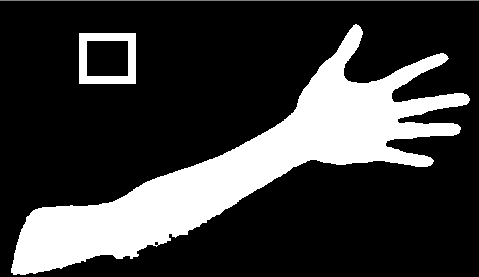
//> input picture FromBook-Opencv算法精解/9.4轮廓-查找绘制轮廓/9.4轮廓-查找绘制轮廓/contours.png, 479 x 277 px
$ ./main   (built with g++ and OpenCV 4)
//> lines starting //> are read from the running program, lines starting //| are printed output that depends on the picture; after the words box and inside, x2 and y2 are one past the last pixel; in counts of white or black regions, pixels touching at a corner belong together
#include<opencv2\core\core.hpp>
#include<opencv2\highgui\highgui.hpp>
#include<opencv2\imgproc\imgproc.hpp>
#include<iostream>

using namespace std;
using namespace cv;

int main(int argc, char** argv)
{
	Mat src = imread("contours.png",0);
//> src is the input picture: 277 rows x 479 cols, CV_8UC1; min 0, max 255, mean 58.7

	Mat dst = Mat::zeros(src.rows, src.cols, CV_8UC3);

	src = src > 1;
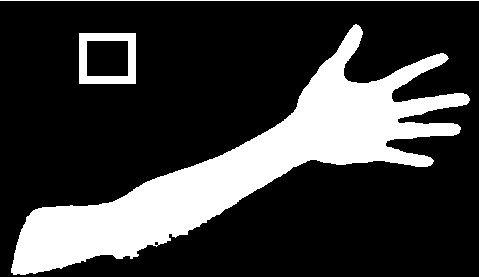
//> src: 277 rows x 479 cols, CV_8UC1; 23.2% white; 3 white regions
	namedWindow("Source", 1);
	imshow("Source", src);

	//一个轮廓是点的集合，vector<Point>,而contours存放的是轮廓，即其是轮廓的集合，就是vector<vector<Point> >类型
	vector<vector<Point> > contours;
	vector<Vec4i> hierarchy;


	//找到二值化图的边缘轮廓，轮廓集合放在contours，各个轮廓之间的层级关系放在hierarchy
	//第三个参数是提取轮廓的模式:
	/*
cv::RETR_EXTERNAL：表示只提取最外面的轮廓；
cv::RETR_LIST：表示提取所有轮廓并将其放入列表；全部在同一级
cv::RETR_CCOMP:表示提取所有轮廓并将组织成一个两层结构，其中顶层轮廓是外部轮廓，第二层轮廓是“洞”的轮廓；
cv::RETR_TREE：表示提取所有轮廓并组织成轮廓嵌套的完整层级结构。
详见"findContours-mode参数.png"
第四个参数是轮廓呈现方式，可忽略*/
	findContours(src, contours, hierarchy,
		RETR_TREE, CV_CHAIN_APPROX_SIMPLE);
//> contours = 5 contours, 2 with area under 20; largest, box (x1, y1, x2, y2) and area: (11, 24, 470, 275) 28098, (79, 33, 136, 84) 2800, (86, 40, 129, 77) 1510


	//hierarchy参数表示每个轮廓的层级关系，其是一个M*4的矩阵，M表示轮廓数量，每行的四个参数有以下意义:
	/*
第一个数:表示同一级轮廓的下个轮廓的编号,如果这一级轮廓没有下一个轮廓,一般是这一级轮廓的最后一个的时候,则为-1
第二个数:表示同一级轮廓的上个轮廓的编号,如果这一级轮廓没有上一个轮廓,一般是这一级轮廓的第一个的时候,则为-1
第三个数:表示该轮廓包含的下一级轮廓的第一个的编号,假如没有,则为-1
第四个数: 表示该轮廓的上一级轮廓的编号,假如没有上一级,则为-1*/
	//这里用一个vector<Vec4i>变量表示层级关系是符合的，具体可见"hierarchy参数详解.png"
	/*for (int i = 0; i < hierarchy.size(); i++)
	{
	cout << hierarchy[i] << endl;
	cout << "----------" << endl;
	}*/

	cout << "轮廓数量:" << contours.size() << endl;
//| 轮廓数量:5
	int idx = 0;
	//不断找出最外层轮廓并随机填充颜色，hierarchy[idx][0]即为不断找当前点的同级的下一个轮廓，返回-1表示没有当前层便轮廓遍历结束
	for (; idx >= 0; idx = hierarchy[idx][0])
	{
		Scalar color(rand() & 255, rand() & 255, rand() & 255);
		//画出轮廓(原图，轮廓集合，要画的轮廓id，画的颜色，画的方式-这里是填充，画框等级-缺省值2147483647)
		//画的方式thickness=-1表示颜色填充，否则表示画线条，此时表示线条粗细
		/*画框等级为:
		如果等级为0，绘制单独的轮廓。如果为1，绘制轮廓及在其后的相同的级别下轮廓。如果值为2，所有的轮廓。如果等级为2，绘制所有同级轮廓及所有低一级轮廓，诸此种种*/
		cout << "idx:" << idx << endl;
		drawContours(dst, contours, idx, color, -1, 8, hierarchy,0);
	}
//> this loop made 3 passes
//> idx on passes 2 to 3: 2, 4
//| idx:4
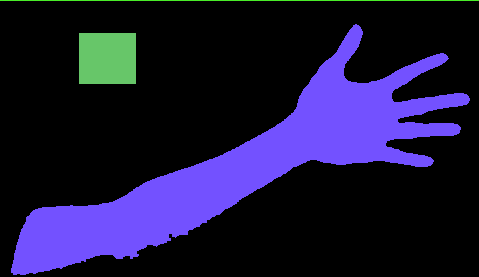
//> dst: 277 rows x 479 cols, CV_8UC3; mean B, G, R 57.8, 22.8, 27.5
//> after the loop, idx = -1
	//画出每个轮廓(每个轮廓是有序点的集合，直接依次连接每个相邻的点就行)
	Scalar colors[4] = { Scalar(0,0,255) ,Scalar(0,255,0) ,Scalar(255,0,0) ,Scalar(255,255,0) };
	for (int j = 0; j < contours.size(); j++)
	{
		int len = contours[j].size();
		for (int i = 0; i < len; i++)
		{
			Point start = contours[j][i];
			Point end = contours[j][(i + 1) % len];
			line(dst, start, end, colors[j]);
		}
	}
//> this loop made 5 passes
//> len on passes 1 to 5: 4, 8, 729, 8, 2
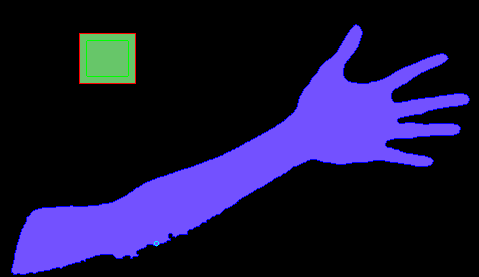
//> dst: 277 rows x 479 cols, CV_8UC3; 1.74% of pixels changed, all inside (x1, y1, x2, y2) = (0, 0, 479, 275)

	namedWindow("Components", 1);
	imshow("Components", dst);
	waitKey(0);
}
